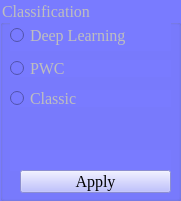
   <widget class="QGroupBox" name="classification_box">
    <property name="enabled">
     <bool>false</bool>
    </property>
    <property name="geometry">
     <rect>
      <x>660</x>
      <y>10</y>
      <width>181</width>
      <height>201</height>
     </rect>
    </property>
    <property name="font">
     <font>
      <family>Times New Roman</family>
      <pointsize>12</pointsize>
      <weight>9</weight>
      <italic>false</italic>
      <bold>false</bold>
     </font>
    </property>
    <property name="styleSheet">
     <string notr="true">background-color: rgb(121, 123, 255); font: 75 12pt &quot;Times New Roman&quot;; </string>
    </property>
    <property name="title">
     <string>Classification</string>
    </property>
    <widget class="QRadioButton" name="deepleaning">
     <property name="enabled">
      <bool>false</bool>
     </property>
     <property name="geometry">
      <rect>
       <x>10</x>
       <y>20</y>
       <width>161</width>
       <height>31</height>
      </rect>
     </property>
     <property name="font">
      <font>
       <family>Times New Roman</family>
       <pointsize>12</pointsize>
       <weight>9</weight>
       <italic>false</italic>
       <bold>false</bold>
      </font>
     </property>
     <property name="styleSheet">
      <string notr="true">font: 75 12pt &quot;Times New Roman&quot;;</string>
     </property>
     <property name="text">
      <string>Deep Learning </string>
     </property>
    </widget>
    <widget class="QRadioButton" name="svm">
     <property name="enabled">
      <bool>false</bool>
     </property>
     <property name="geometry">
      <rect>
       <x>10</x>
       <y>60</y>
       <width>161</width>
       <height>17</height>
      </rect>
     </property>
     <property name="font">
      <font>
       <family>Times New Roman</family>
       <pointsize>12</pointsize>
       <weight>9</weight>
       <italic>false</italic>
       <bold>false</bold>
      </font>
     </property>
     <property name="styleSheet">
      <string notr="true">font: 75 12pt &quot;Times New Roman&quot;;</string>
     </property>
     <property name="text">
      <string>PWC</string>
     </property>
    </widget>
    <widget class="QRadioButton" name="KNN">
     <property name="enabled">
      <bool>false</bool>
     </property>
     <property name="geometry">
      <rect>
       <x>10</x>
       <y>90</y>
       <width>161</width>
       <height>17</height>
      </rect>
     </property>
     <property name="font">
      <font>
       <family>Times New Roman</family>
       <pointsize>12</pointsize>
       <weight>9</weight>
       <italic>false</italic>
       <bold>false</bold>
      </font>
     </property>
     <property name="styleSheet">
      <string notr="true">font: 75 12pt &quot;Times New Roman&quot;;</string>
     </property>
     <property name="text">
      <string>Classic</string>
     </property>
    </widget>
    <widget class="QLabel" name="label_class">
     <property name="enabled">
      <bool>false</bool>
     </property>
     <property name="geometry">
      <rect>
       <x>10</x>
       <y>150</y>
       <width>161</width>
       <height>21</height>
      </rect>
     </property>
     <property name="font">
      <font>
       <family>Times New Roman</family>
       <pointsize>12</pointsize>
       <weight>9</weight>
       <italic>false</italic>
       <bold>false</bold>
      </font>
     </property>
     <property name="styleSheet">
      <string notr="true">font: 75 12pt &quot;Times New Roman&quot;;</string>
     </property>
     <property name="text">
      <string/>
     </property>
    </widget>
    <widget class="QPushButton" name="applyclassification">
     <property name="enabled">
      <bool>false</bool>
     </property>
     <property name="geometry">
      <rect>
       <x>20</x>
       <y>170</y>
       <width>151</width>
       <height>23</height>
      </rect>
     </property>
     <property name="font">
      <font>
       <family>Times New Roman</family>
       <pointsize>12</pointsize>
       <weight>9</weight>
       <italic>false</italic>
       <bold>false</bold>
      </font>
     </property>
     <property name="styleSheet">
      <string notr="true">color: rgb(0, 0, 0);background-color: rgb(171, 173, 255);font: 75 12pt &quot;Times New Roman&quot;;</string>
     </property>
     <property name="text">
      <string>Apply</string>
     </property>
    </widget>
   </widget>
